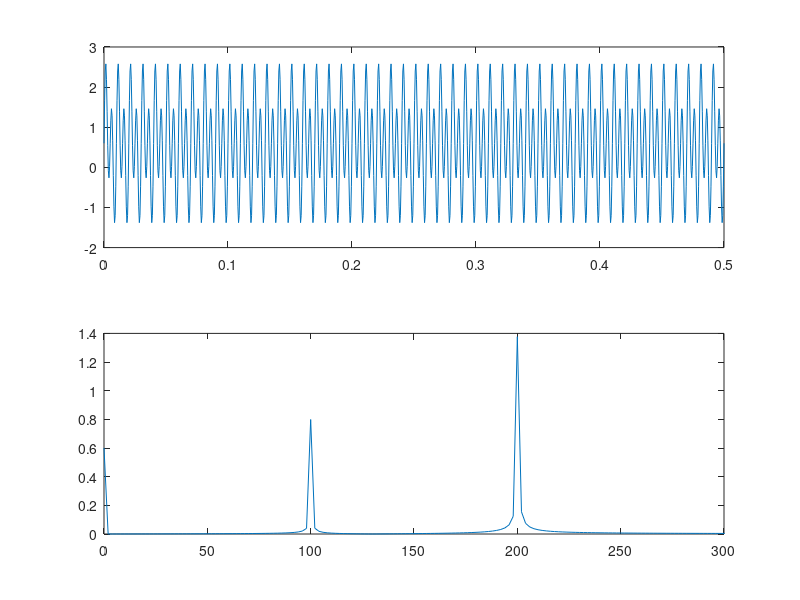

MATLAB code for this plot:
#!/usr/bin/octave -qf
pkg load signal
Ns=1000; # число отсчётов сигнала
F1=100; # частота первого тона 100 Гц
F2=200; # частота второго тона 200 гц
dur=0.5; # длительность сигнала 0.5 сек
A0=0.6; # постоянная составляющая 0.6 В
A1=0.8; # амплиткда первого тона 0.8 В
A2=1.4; # амплитуда второго тона 1.4В
An=6; # амплитуда шума 6 В
Fs=Ns/dur; # частота дисктеризации. Делим число выборок 
# на длительность сигнала.
t=(0:dur/Ns:dur)'; # создаём вектор из 2000 отсчёов по вермени
Signal=A0 + A1*sin(2*pi*F1*t) + A2*sin(2*pi*F2*t); # сигнал
# Сишнал состоит из постоянной составляющей и двух тонов амплитудой
# А1 и A2
Noise = An*rand(length(Signal),1) - An/2; # шум
#Signal = Signal + Noise; # к сигналу добавим шум
#Signal=Signal.*hanning(length(Signal)); # применим окно
S=fft(Signal); # вычисляем ДПФ, то есть спектр
S=(2/Ns)*abs(S(1:Ns/2)); # отсекаем половину спектра, которая не несёт полезной информации
S(1)=0.5*S(1); # нормируем постоянную составляющую
F=0:(Fs/Ns):Fs-1; # частота
F=F(1:(length(F)/2)); # отсекаем половину частоты
#[pk idx] = findpeaks(S)
subplot(2,1,1); 
plot(t,Signal); # строим график сигнала
subplot(2,1,2);
plot(F,abs(S)); # строим график спектра
axis([0,300]);
print -dtikz "-S2500,2000"  "Spectrum2.tex"
pause;
